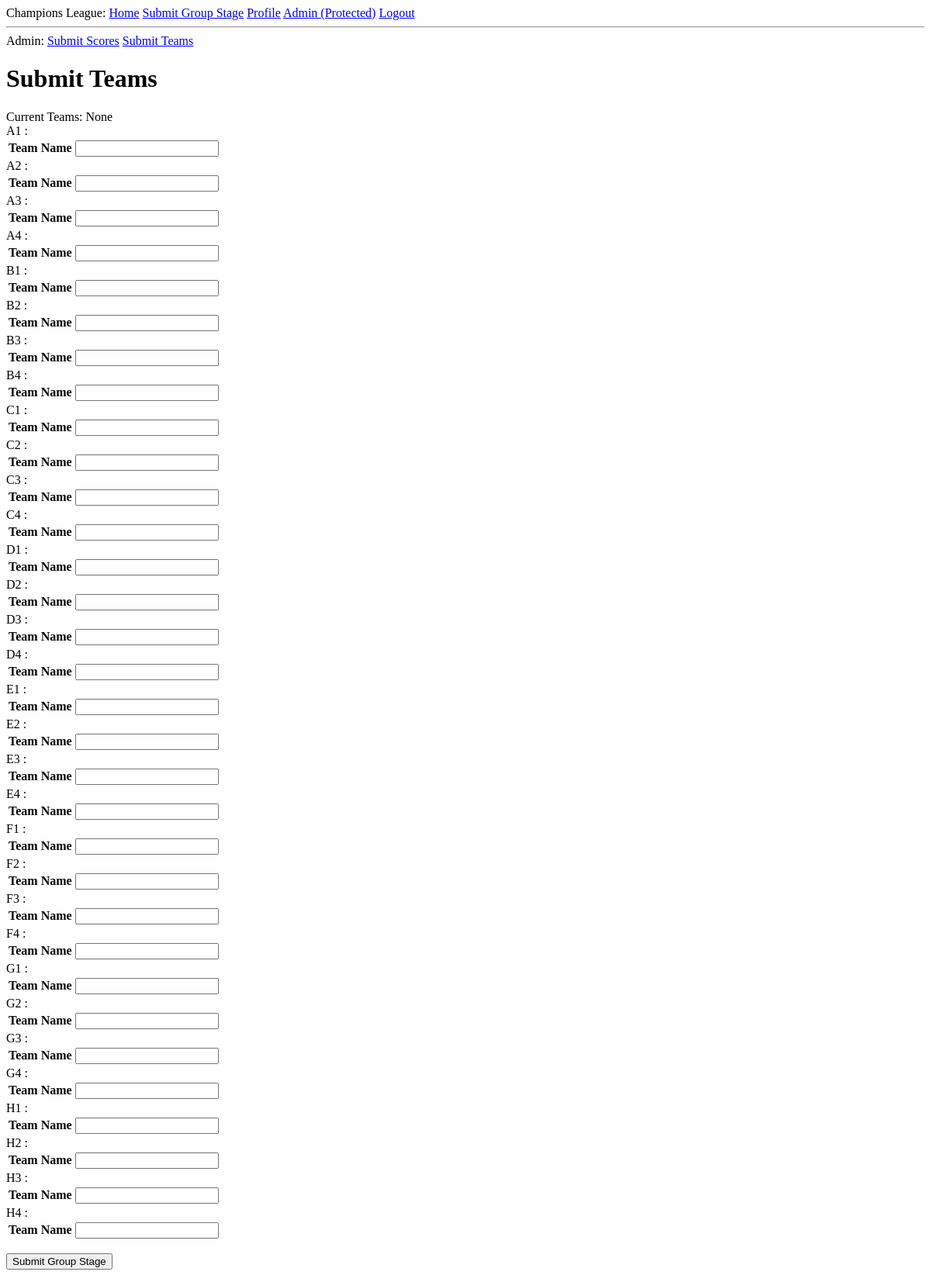
The page /admin_submit_teams (signed in) on the database as committed earlier.
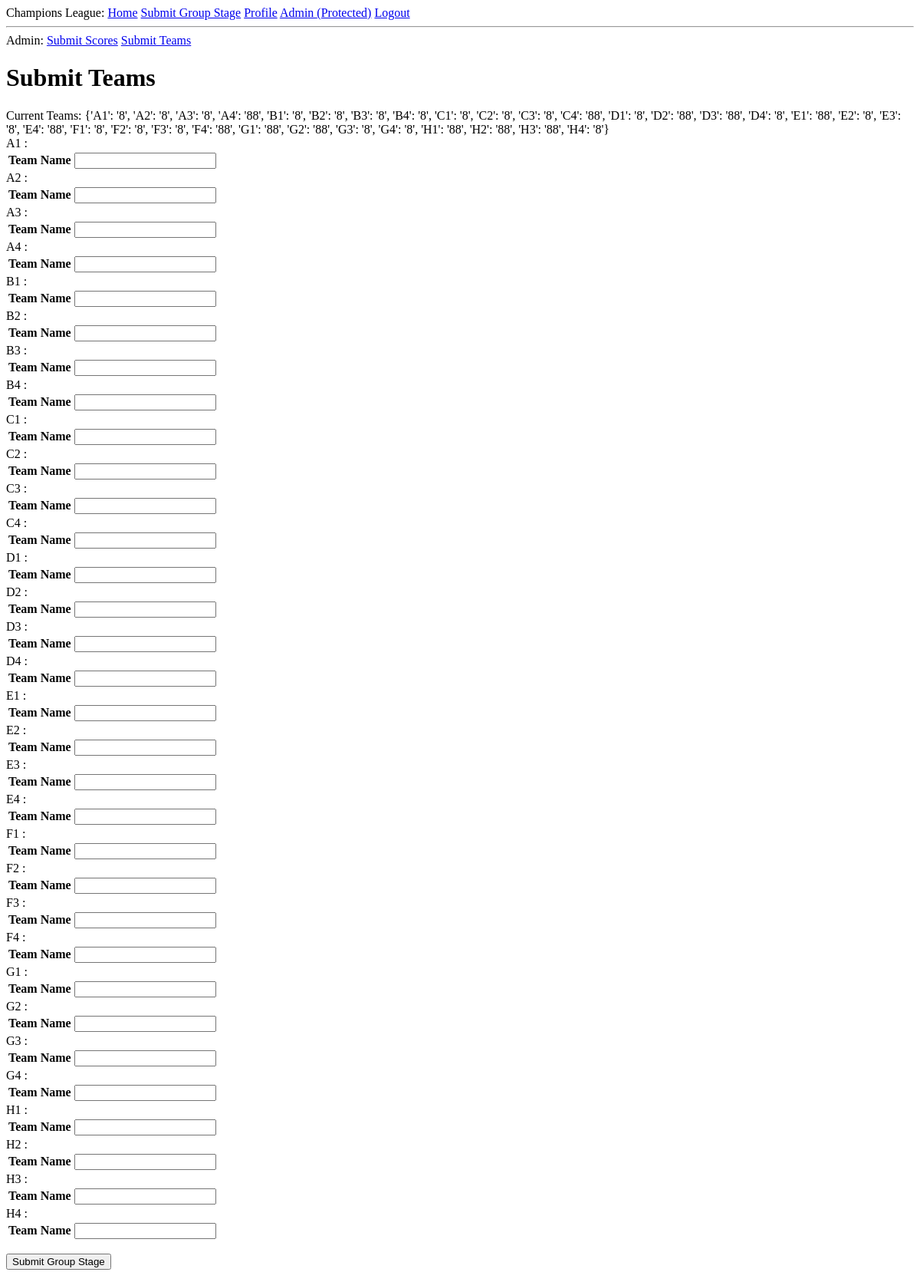
The same page on the database as committed later.
### app/models.py (models this page shows, shortened)
class Tournament(db.Model):
	id = db.Column(db.Integer, primary_key=True)
	games = db.Column(db.PickleType)
	group_stage_games = db.Column(db.PickleType)
	group_stage_teams = db.Column(db.PickleType)
	R16_games = db.Column(db.PickleType)
	R16_teams = db.Column(db.PickleType)
	QF_games = db.Column(db.PickleType)
	QF_teams = db.Column(db.PickleType)
	SF_games = db.Column(db.PickleType)
	SF_teams = db.Column(db.PickleType)
	F_game = db.Column(db.PickleType)
	F_teams = db.Column(db.PickleType)
	def calculate_points(self):
		posts = Post.query.all()
		for post in posts:
			post.points = self.calculate_points_specific(post)
	def calculate_points_specific(self, post):
		return 1
	def get_R16_teams(self):
		if self.R16_teams:
			return pickle.loads(self.R16_teams)
		return None
	def helper_teams():
		teams_list = []
		groups = ("A", "B", "C", "D", "E", "F", "G", "H")
		for group_letter in groups:
			for i in range(1,5):
				teams_list.append(group_letter + str(i))
		return teams_list

### app/routes.py (the view, shortened to what this page needs)
@app.route('/admin_submit_teams', methods=['GET', 'POST'])
@login_required
def admin_submit_teams():
	group_team_labels = Tournament.helper_teams()
	form = AdminTeamForm()
	labels_and_form_items = zip(group_team_labels, form.teams)
	tournaments = Tournament.query.all()
	if len(tournaments) != 0:
		cl = tournaments[0]
	else:
		cl = Tournament()
		db.session.add(cl)
	cl.calculate_points()
	db.session.commit()
	posts = Post.query.order_by(desc('points')).all()
	return render_template('admin_submit_teams.html', title='Admin', form=form, tournament=cl, labels_and_form_items=labels_and_form_items)

### app/forms.py
class AdminTeamForm(FlaskForm):
	teams = FieldList(FormField(AdminTeamEntryForm), min_entries=32)
	submit = SubmitField('Submit Group Stage')

class AdminTeamEntryForm(FlaskForm):
	team = StringField('Team Name', validators=[DataRequired()])

### app/models.py (called while the page is built)
@login.user_loader
def load_user(id):
	return User.query.get(int(id))

### app/templates/admin_submit_teams.html (shortened to what this page needs)
{% extends "base.html" %}
{% block content %}
    <div>
        Admin:
        <a href="{{ url_for('admin') }}">Submit Scores</a>
        <a href="{{ url_for('admin_submit_teams') }}">Submit Teams</a>
    </div>
    <h1>Submit Teams</h1>
    Current Teams: {{tournament.get_R16_teams()}}
    <form action="" method="post" novalidate>
        {% for label_and_form_item in labels_and_form_items %}
            {{label_and_form_item[0]}} : {{label_and_form_item[1]}}
        {% endfor%}
        <p>{{ form.submit() }}</p>
    </form>
{% endblock %}

### app/templates/base.html (shortened to what this page needs)
<html>
    <head>
    </head>
    <body>
       <div>
            Champions League:
            <a href="{{ url_for('index') }}">Home</a>
            <a href="{{ url_for('submit_group_stage') }}">Submit Group Stage</a>
            <a href="{{ url_for('profile') }}">Profile</a>
            <a href="{{ url_for('admin') }}">Admin (Protected)</a>
            {% if current_user.is_anonymous %}
            <a href="{{ url_for('login') }}">Login</a>
            {% else %}
            <a href="{{ url_for('logout') }}">Logout</a>
            {% endif %}
        </div>
        <hr>
        {% block content %}{% endblock %}
    </body>
</html>

Rows that differ between the two databases and show on the page:
changed Tournament: get_R16_teams "None" → "{'A1': '8', 'A2': '8', 'A3': '8', 'A4': '88', 'B1': '8', 'B2': '8', 'B3': '8', 'B4': '8', 'C1': '8', 'C2': '8', 'C3': '8', 'C4': '88', 'D1': '8', 'D2': '88', 'D3': '88', 'D4': '8', 'E1': '88', 'E2': '8', 'E3': '8', 'E4': '88', 'F1': '8', 'F2': '8', 'F3': '8', 'F4': '88', 'G1': '88', 'G2': '88', 'G3': '8', 'G4': '8', 'H1': '88', 'H2': '88', 'H3': '88', 'H4': '8'}"
